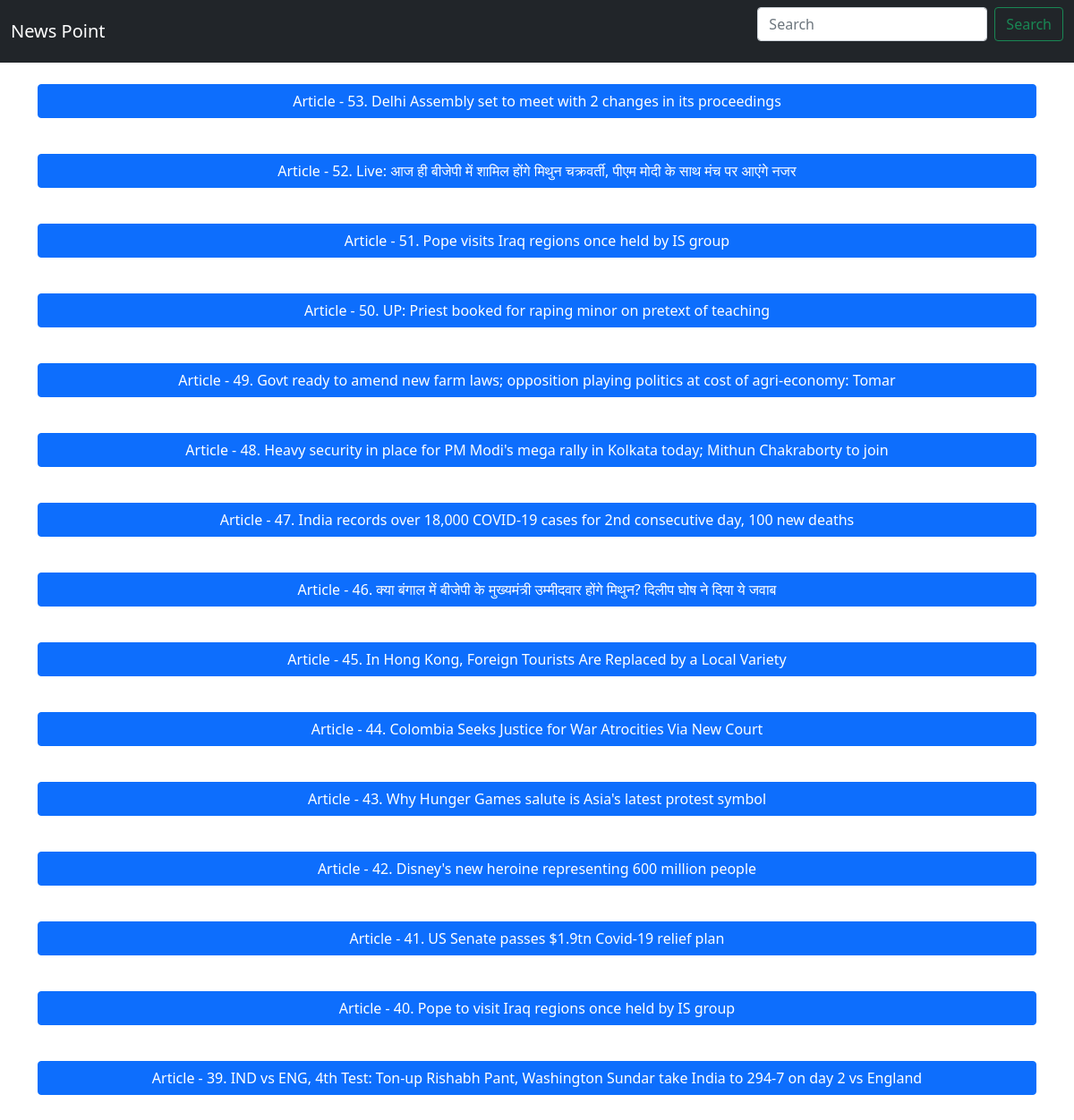
The page / on the database its author committed.
### main.py (models this page shows, shortened)
class Article(db.Model):
    id = db.Column(db.Integer, primary_key=True)
    headline = db.Column(db.String(200), nullable=False)
    image_url = db.Column(db.String(1000), nullable=False)
    content = db.Column(db.String(400), nullable=False)
    redirect_url = db.Column(db.String(400), nullable=False)
    data_from = db.Column(db.String(200), nullable=False)

### main.py (the view)
@app.route('/')
def index():
    content = Article.query.order_by(Article.id.desc()).limit(15).all()
    return render_template('index.html', content=content)

### templates/Index.html (shortened to what this page needs)
<html>
    <head>
        <link href="https://cdn.jsdelivr.net/npm/bootstrap@5.0.0-beta2/dist/css/bootstrap.min.css" rel="stylesheet">
    </head>
    <body>
        <nav class="navbar navbar-expand-lg navbar-dark bg-dark">
            <div class="container-fluid">
              <a class="navbar-brand" href="/">News Point</a>
              <form class="d-flex" method="get" action="/search">
                <input class="form-control me-2" type="search" placeholder="Search" aria-label="Search" name="search" id="search">
                <button class="btn btn-outline-success" type="submit">Search</button>
              </form>
              </div>
          </nav>
          <br/>
          <div class="container">
              <div class="row">
            {% if content is not none %}
            {% for i in content %}
            <div class="col-md-12">
                <p>
                    <button class="btn btn-primary" type="button" data-bs-toggle="collapse" data-bs-target="#collapseExample{{i.id}}" aria-expanded="false" aria-controls="collapseExample{{i.id}}" style="width:100%;">
                      Article - {{i.id}}. {{i.headline}}
                    </button>
                  </p>
                  <br/>
              </div>
            {% endfor %}
            {% else %}
            <div class="col" style="text-align: center;"><h1>No Articles Found</h1><a href="/" class="btn btn-link">Go to home</a></div>
            {% endif %}
        </div>
    </div>
    </body>
</html>

### rows shown on the page
Article: id "53", headline "Delhi Assembly set to meet with 2 changes in its proceedings"
Article: id "52", headline "Live: आज ही बीजेपी में शामिल होंगे मिथुन चक्रवर्ती, पीएम मोदी के साथ मंच पर आएंगे नजर"
Article: id "51", headline "Pope visits Iraq regions once held by IS group"
Article: id "50", headline "UP: Priest booked for raping minor on pretext of teaching"
Article: id "49", headline "Govt ready to amend new farm laws; opposition playing politics at cost of agri-economy: Tomar"
Article: id "48", headline "Heavy security in place for PM Modi's mega rally in Kolkata today; Mithun Chakraborty to join"
Article: id "47", headline "India records over 18,000 COVID-19 cases for 2nd consecutive day, 100 new deaths"
Article: id "46", headline "क्या बंगाल में बीजेपी के मुख्यमंत्री उम्मीदवार होंगे मिथुन? दिलीप घोष ने दिया ये जवाब"
Article: id "45", headline "In Hong Kong, Foreign Tourists Are Replaced by a Local Variety"
Article: id "44", headline "Colombia Seeks Justice for War Atrocities Via New Court"
Article: id "43", headline "Why Hunger Games salute is Asia's latest protest symbol"
Article: id "42", headline "Disney's new heroine representing 600 million people"
Article: id "41", headline "US Senate passes $1.9tn Covid-19 relief plan"
Article: id "40", headline "Pope to visit Iraq regions once held by IS group"
Article: id "39", headline "IND vs ENG, 4th Test: Ton-up Rishabh Pant, Washington Sundar take India to 294-7 on day 2 vs England"
